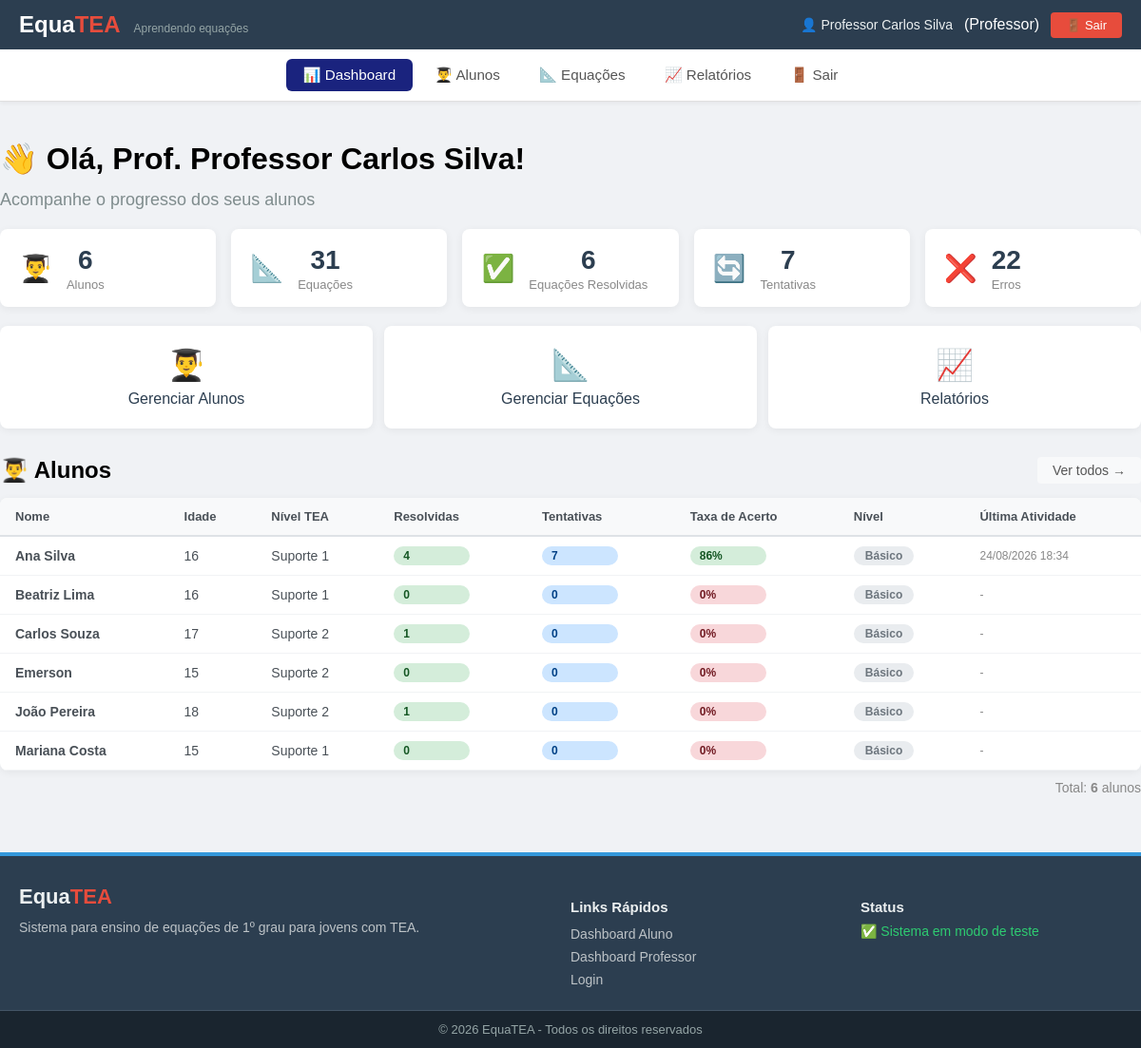
Screenshot of /index.php?view=professor/dashboard (signed in) with the database file from the repository.
### tables this page shows
CREATE TABLE `usuarios` (
  `id` int(11) NOT NULL,
  `nome` varchar(100) NOT NULL,
  `email` varchar(100) NOT NULL,
  `senha_hash` varchar(255) NOT NULL,
  `tipo_perfil` enum('aluno','professor','admin') NOT NULL DEFAULT 'aluno',
  `data_cadastro` timestamp NOT NULL DEFAULT current_timestamp(),
  `ultimo_acesso` datetime DEFAULT NULL,
  `ativo` tinyint(1) DEFAULT 1
);

### app/config/Database.php (called while the page is built, shortened)
<?php
class Database
{
    private static $instance = null;
    private $conn;
    private $host = 'localhost';
    private $dbname = 'equatea_db';
    private $username = 'root';
    private $password = '';
    private function __construct()
    {
        try {
            $this->conn = new PDO(
                "mysql:host={$this->host};dbname={$this->dbname};charset=utf8mb4",
                $this->username,
                $this->password,
                [
                    PDO::ATTR_ERRMODE => PDO::ERRMODE_EXCEPTION,
                    PDO::ATTR_DEFAULT_FETCH_MODE => PDO::FETCH_ASSOC,
                    PDO::ATTR_EMULATE_PREPARES => false
                ]
            );
        } catch (PDOException $e) {
            die("Erro na conexão com o banco de dados: " . $e->getMessage());
        }
    }
    public static function getInstance()
    {
        if (self::$instance === null) {
            self::$instance = new self();
        }
        return self::$instance;
    }
    public function getConnection()
    {
        return $this->conn;
    }
}

### app/views/professor/dashboard.php (the view, shortened to what this page needs)
<?php
$nome_professor = $_SESSION['usuario_nome'] ?? 'Professor';
$total_alunos = count($dados_alunos ?? []);
$total_equacoes = count($dados_equacoes ?? []);
$total_erros = $total_erros ?? 0;
$total_equacoes_resolvidas = $total_equacoes_resolvidas ?? 0;
$total_tentativas = $total_tentativas ?? 0;
include_once __DIR__ . '/../partials/header.php';
include_once __DIR__ . '/../partials/menu_professor.php';
?>
<main class="container professor-dashboard">
    <h1>👋 Olá, Prof. <?php echo htmlspecialchars($nome_professor); ?>!</h1>
    <p class="subtitle">Acompanhe o progresso dos seus alunos</p>
    <div class="stats-grid">
        <div class="stat-card">
            <div class="stat-icon">👨‍🎓</div>
            <div>
                <span class="stat-value"><?php echo $total_alunos; ?></span>
                <span class="stat-label">Alunos</span>
            </div>
        </div>
        <div class="stat-card">
            <div class="stat-icon">📐</div>
            <div>
                <span class="stat-value"><?php echo $total_equacoes; ?></span>
                <span class="stat-label">Equações</span>
            </div>
        </div>
        <div class="stat-card">
            <div class="stat-icon">✅</div>
            <div>
                <span class="stat-value"><?php echo $total_equacoes_resolvidas; ?></span>
                <span class="stat-label">Equações Resolvidas</span>
            </div>
        </div>
        <div class="stat-card">
            <div class="stat-icon">🔄</div>
            <div>
                <span class="stat-value"><?php echo $total_tentativas; ?></span>
                <span class="stat-label">Tentativas</span>
            </div>
        </div>
        <div class="stat-card">
            <div class="stat-icon">❌</div>
            <div>
                <span class="stat-value"><?php echo $total_erros; ?></span>
                <span class="stat-label">Erros</span>
            </div>
        </div>
    </div>
<div class="acoes-rapidas">
    <a href="index.php?view=gerenciar_alunos" class="acao-card">
        <span class="acao-icon">👨‍🎓</span>
        Gerenciar Alunos
    </a>
    <a href="index.php?view=gerenciar_equacoes" class="acao-card">
        <span class="acao-icon">📐</span>
        Gerenciar Equações
    </a>
    <a href="index.php?view=relatorio" class="acao-card">
        <span class="acao-icon">📈</span>
        Relatórios
    </a>
</div>
    <div style="display: flex; justify-content: space-between; align-items: center; margin-top: 30px; margin-bottom: 15px; flex-wrap: wrap; gap: 10px;">
        <h2 style="margin: 0;">👨‍🎓 Alunos</h2>
        <a href="index.php?view=gerenciar_alunos" class="btn-ver-todos">Ver todos →</a>
    </div>
    <?php if (!empty($dados_alunos) && is_array($dados_alunos)): ?>
        <table class="alunos-table">
            <thead>
                <tr>
                    <th>Nome</th>
                    <th>Idade</th>
                    <th>Nível TEA</th>
                    <th>Resolvidas</th>
                    <th>Tentativas</th>
                    <th>Taxa de Acerto</th>
                    <th>Nível</th>
                    <th>Última Atividade</th>
                </tr>
            </thead>
            <tbody>
                <?php foreach ($dados_alunos as $aluno): ?>
                    <tr>
                        <td>
                            <strong><?php echo htmlspecialchars($aluno['nome'] ?? 'N/A'); ?></strong>
                        </td>
                        <td><?php echo htmlspecialchars($aluno['idade'] ?? '-'); ?></td>
                        <td>
                            <?php
                                $nivel_tea = $aluno['nivel_tea'] ?? '';
                                $nivelLabels = [
                                    'suporte1' => 'Suporte 1',
                                    'suporte2' => 'Suporte 2',
                                    'suporte3' => 'Suporte 3'
                                ];
                                echo htmlspecialchars($nivelLabels[$nivel_tea] ?? $nivel_tea);
                            ?>
                        </td>
                        <td>
                            <span class="badge badge-success">
                                <?php echo $aluno['total_equacoes'] ?? 0; ?>
                            </span>
                        </td>
                        <td>
                            <span class="badge badge-info">
                                <?php echo $aluno['total_tentativas'] ?? 0; ?>
                            </span>
                        </td>
                        <td>
                            <span class="badge <?php
                                $taxa = (int)str_replace('%', '', $aluno['taxa_acerto'] ?? '0');
                                echo $taxa >= 70 ? 'badge-success' : ($taxa >= 40 ? 'badge-warning' : 'badge-danger');
                            ?>">
                                <?php echo $aluno['taxa_acerto'] ?? '0%'; ?>
                            </span>
                        </td>
                        <td>
                            <span class="nivel-badge <?php echo strtolower(str_replace(' ', '-', $aluno['nivel'] ?? 'básico')); ?>">
                                <?php echo htmlspecialchars($aluno['nivel'] ?? 'Básico'); ?>
                            </span>
                        </td>
                        <td style="font-size: 12px; color: #888;">
                            <?php echo $aluno['ultima_atividade'] ?? '-'; ?>
                        </td>
                    </tr>
                <?php endforeach; ?>
            </tbody>
        </table>
        <div style="margin-top: 10px; text-align: right; font-size: 14px; color: #888;">
            Total: <strong><?php echo count($dados_alunos); ?></strong> alunos
        </div>
    <?php endif; ?>
</main>
<?php include_once __DIR__ . '/../partials/footer.php'; ?>

### public/css/style.css (style rules this page uses)
body { font-family: Arial, sans-serif; background: #f0f2f5; margin: 0; padding: 0; }
.container { max-width: 1200px; margin: 0 auto; padding: 0 20px; }
.subtitle { color: #7f8c8d; font-size: 18px; margin-top: -8px; }
.stats-grid { display: grid; grid-template-columns: repeat(auto-fit, minmax(150px, 1fr)); gap: 16px; margin: 20px 0; }
.stat-card { background: #fff; padding: 16px 20px; border-radius: 8px; box-shadow: 0 2px 8px rgba(0,0,0,0.06); text-align: center; }
.stat-value { font-size: 28px; font-weight: 700; color: #2c3e50; display: block; }
.stat-label { font-size: 14px; color: #888; }
.badge { display: inline-block; padding: 2px 12px; border-radius: 12px; font-size: 12px; font-weight: 500; min-width: 60px; }

### app/views/professor/dashboard.php (style rules this page uses)
.professor-dashboard { padding: 20px 0; }
.subtitle { color: #7f8c8d; font-size: 18px; margin-top: -8px; }
.stats-grid { display: grid; grid-template-columns: repeat(auto-fit, minmax(150px, 1fr)); gap: 16px; margin: 20px 0; }
.stat-card { background: #fff; padding: 16px 20px; border-radius: 8px; box-shadow: 0 2px 8px rgba(0,0,0,0.06); display: flex; align-items: center; gap: 15px; transition: transform 0.2s, box-shadow 0.2s; }
.stat-icon { font-size: 28px; }
.stat-card > div { display: flex; flex-direction: column; }
.stat-value { font-size: 28px; font-weight: 700; color: #2c3e50; line-height: 1.2; }
.stat-label { font-size: 13px; color: #888; margin-top: 2px; }
.acoes-rapidas { display: grid; grid-template-columns: repeat(auto-fit, minmax(200px, 1fr)); gap: 12px; margin: 20px 0 30px; }
.acao-card { background: #fff; padding: 20px; border-radius: 8px; text-align: center; text-decoration: none; color: #2c3e50; box-shadow: 0 2px 8px rgba(0,0,0,0.06); font-weight: 500; transition: transform 0.2s, box-shadow 0.2s; border: 2px solid transparent; display: flex; flex-direction: column; align-items: center; gap: 8px; }
.acao-icon { font-size: 32px; }
.btn-ver-todos { display: inline-block; padding: 6px 16px; background: #f8f9fa; color: #555; border-radius: 4px; text-decoration: none; font-size: 14px; transition: background 0.2s; }
.alunos-table { width: 100%; border-collapse: collapse; background: #fff; border-radius: 8px; overflow: hidden; box-shadow: 0 2px 8px rgba(0,0,0,0.06); margin-top: 10px; }
.alunos-table th { background: #f8f9fa; padding: 12px 16px; text-align: left; font-weight: 600; color: #495057; border-bottom: 2px solid #dee2e6; font-size: 13px; white-space: nowrap; }
.alunos-table td { padding: 10px 16px; border-bottom: 1px solid #f1f3f5; color: #495057; font-size: 14px; vertical-align: middle; }
.badge { display: inline-block; padding: 3px 10px; border-radius: 12px; font-size: 12px; font-weight: 600; }
.badge-success { background: #d4edda; color: #155724; }
.badge-info { background: #cce5ff; color: #004085; }
.badge-danger { background: #f8d7da; color: #721c24; }
.nivel-badge { display: inline-block; padding: 3px 12px; border-radius: 12px; font-size: 12px; font-weight: 600; }
.nivel-badge.básico { background: #e9ecef; color: #6c757d; }

### rows the page displays
usuarios: nome "Ana Silva", idade "16", nivel_tea "Suporte 1", total_equacoes "4", total_tentativas "7", taxa_acerto "86%", nivel "Básico", ultima_atividade "24/08/2026 18:34"
usuarios: nome "Beatriz Lima", idade "16", nivel_tea "Suporte 1", total_equacoes "0", total_tentativas "0", taxa_acerto "0%", nivel "Básico", ultima_atividade "-"
usuarios: nome "Carlos Souza", idade "17", nivel_tea "Suporte 2", total_equacoes "1", total_tentativas "0", taxa_acerto "0%", nivel "Básico", ultima_atividade "-"
usuarios: nome "Emerson", idade "15", nivel_tea "Suporte 2", total_equacoes "0", total_tentativas "0", taxa_acerto "0%", nivel "Básico", ultima_atividade "-"
usuarios: nome "João Pereira", idade "18", nivel_tea "Suporte 2", total_equacoes "1", total_tentativas "0", taxa_acerto "0%", nivel "Básico", ultima_atividade "-"
usuarios: nome "Mariana Costa", idade "15", nivel_tea "Suporte 1", total_equacoes "0", total_tentativas "0", taxa_acerto "0%", nivel "Básico", ultima_atividade "-"

### other values shown
$usuario_nome "Professor Carlos Silva"
$tipo_perfil "Professor"
$nome_professor "Professor Carlos Silva"
$total_alunos "6"
$total_equacoes "31"
$total_equacoes_resolvidas "6"
$total_tentativas "7"
$total_erros "22"
count($dados_alunos) "6"
